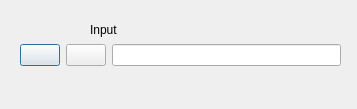
<?xml version="1.0" encoding="UTF-8"?>
<ui version="4.0">
 <class>MXInput</class>
 <widget class="QDialog" name="MXInput">
  <property name="windowModality">
   <enum>Qt::WindowModal</enum>
  </property>
  <property name="geometry">
   <rect>
    <x>0</x>
    <y>0</y>
    <width>357</width>
    <height>109</height>
   </rect>
  </property>
  <property name="windowTitle">
   <string> </string>
  </property>
  <property name="windowIcon">
   <iconset>
    <normaloff>:/icons/icons/logo.png</normaloff>:/icons/icons/logo.png</iconset>
  </property>
  <property name="modal">
   <bool>true</bool>
  </property>
  <widget class="QWidget" name="horizontalLayoutWidget">
   <property name="geometry">
    <rect>
     <x>20</x>
     <y>40</y>
     <width>321</width>
     <height>31</height>
    </rect>
   </property>
   <layout class="QHBoxLayout" name="horizontalLayout">
    <item>
     <widget class="QPushButton" name="cmdCancel">
      <property name="text">
       <string/>
      </property>
      <property name="icon">
       <iconset>
        <normaloff>:/icons/icons/process-stop.png</normaloff>:/icons/icons/process-stop.png</iconset>
      </property>
      <property name="flat">
       <bool>false</bool>
      </property>
     </widget>
    </item>
    <item>
     <widget class="QPushButton" name="cmdOK">
      <property name="text">
       <string/>
      </property>
      <property name="icon">
       <iconset>
        <normaloff>:/icons/icons/yes.png</normaloff>:/icons/icons/yes.png</iconset>
      </property>
      <property name="flat">
       <bool>false</bool>
      </property>
     </widget>
    </item>
    <item>
     <widget class="QLineEdit" name="txtInput"/>
    </item>
   </layout>
  </widget>
  <widget class="QLabel" name="caption">
   <property name="geometry">
    <rect>
     <x>90</x>
     <y>20</y>
     <width>251</width>
     <height>20</height>
    </rect>
   </property>
   <property name="text">
    <string>Input</string>
   </property>
   <property name="textFormat">
    <enum>Qt::PlainText</enum>
   </property>
  </widget>
 </widget>
 <resources/>
 <connections/>
</ui>
